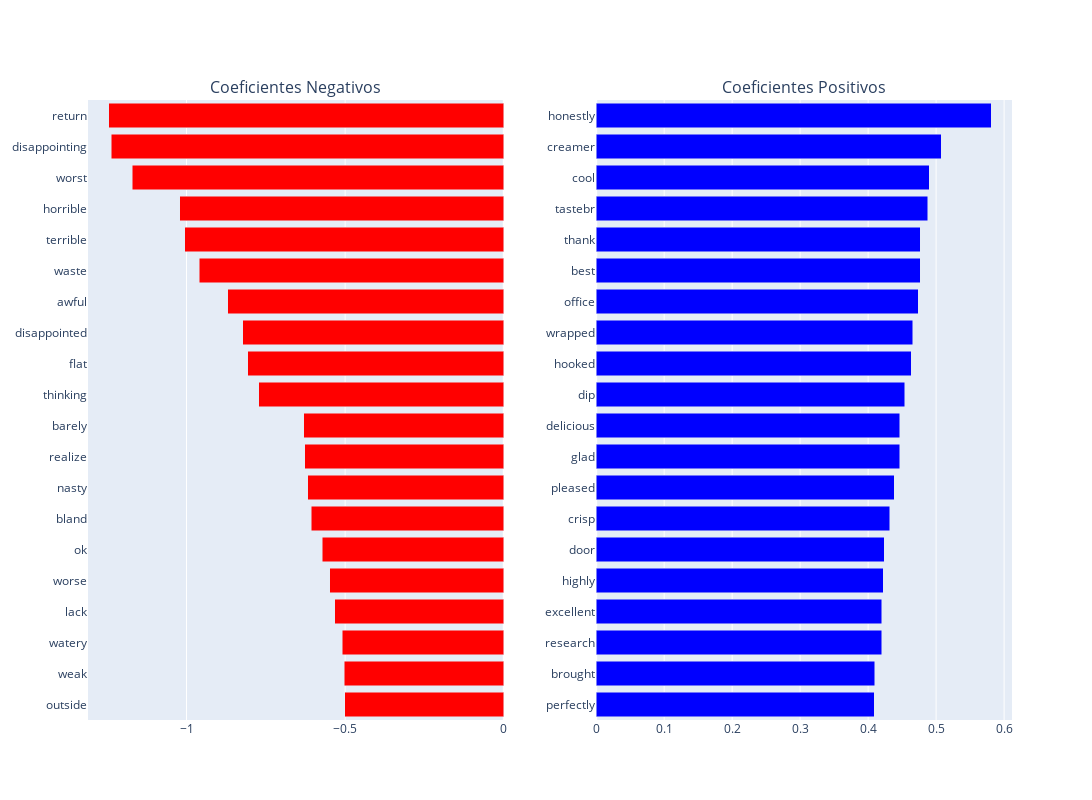
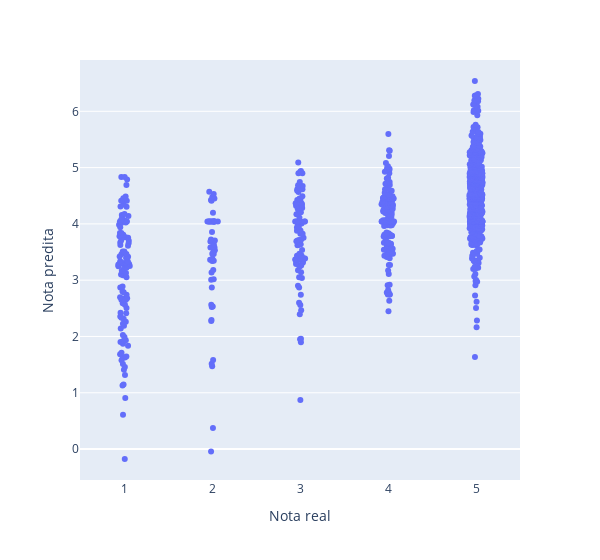

The notebook cell these images were saved under, in order:
### Code cell
# treinando modelo
linear = linear_model.LinearRegression().fit(X_train[:,linear_rfe.support_],y_train)

# plotando maiores coeficientes
plot_coefs(
    features=[i for (i, v) in zip(features, linear_rfe.support_) if v],
    coefs=linear.coef_)

# plotando nota real x nota predita
plot_predict(y_test, y_predict=linear.predict(X_test[:,linear_rfe.support_]))

# salvando resultados
resultados.loc[len(resultados)] = {
    'Method': "Mínimos Quadrados RFE",
    'MSE': mse(linear.predict(X_test[:,linear_rfe.support_]), y_test)}
print('RESULTADOS: ')
display(resultados)

### Figure 1 — Plotly figure (JSON) as saved in the notebook; plotly's stock layout.template omitted (floating-point values rounded to 4 significant figures)
{"data": [{"marker": {"color": "red"}, "name": "Coeficientes Negativos", "orientation": "h", "type": "bar", "x": [-0.5008, -0.5024, -0.5085, -0.5325, -0.5486, -0.5718, -0.6062, -0.6172, -0.628, -0.6301, -0.772, -0.807, -0.8222, -0.8694, -0.9602, -1.005, -1.022, -1.172, -1.237, -1.245], "xaxis": "x", "y": ["outside", "weak", "watery", "lack", "worse", "ok", "bland", "nasty", "realize", "barely", "thinking", "flat", "disappointed", "awful", "waste", "terrible", "horrible", "worst", "disappointing", "return"], "yaxis": "y"}, {"marker": {"color": "blue"}, "orientation": "h", "type": "bar", "x": [0.409, 0.4097, 0.4199, 0.4203, 0.4223, 0.4238, 0.4315, 0.4381, 0.4462, 0.4465, 0.4537, 0.4635, 0.466, 0.4736, 0.4768, 0.4769, 0.488, 0.4896, 0.5078, 0.581], "xaxis": "x2", "y": ["perfectly", "brought", "research", "excellent", "highly", "door", "crisp", "pleased", "glad", "delicious", "dip", "hooked", "wrapped", "office", "best", "thank", "tastebr", "cool", "creamer", "honestly"], "yaxis": "y2"}], "layout": {"annotations": [{"font": {"size": 16}, "showarrow": false, "text": "Coeficientes Negativos", "x": 0.225, "xanchor": "center", "xref": "paper", "y": 1, "yanchor": "bottom", "yref": "paper"}, {"font": {"size": 16}, "showarrow": false, "text": "Coeficientes Positivos", "x": 0.775, "xanchor": "center", "xref": "paper", "y": 1, "yanchor": "bottom", "yref": "paper"}], "barmode": "stack", "height": 800, "showlegend": false, "width": 1200, "xaxis": {"anchor": "y", "domain": [0, 0.45]}, "xaxis2": {"anchor": "y2", "domain": [0.55, 1]}, "yaxis": {"anchor": "x", "domain": [0, 1]}, "yaxis2": {"anchor": "x2", "domain": [0, 1]}}}

### Figure 2 — Plotly figure (JSON) as saved in the notebook; plotly's stock layout.template omitted (floating-point values rounded to 4 significant figures; data arrays with more than 128 entries replaced by an {"elided": "..."} marker saying what was removed)
{"data": [{"alignmentgroup": "True", "boxpoints": "all", "fillcolor": "rgba(255,255,255,0)", "hoveron": "points", "hovertemplate": "Nota real=%{x}<br>Nota predita=%{y}<extra></extra>", "legendgroup": "", "line": {"color": "rgba(255,255,255,0)"}, "marker": {"color": "#636efa"}, "name": "", "offsetgroup": "", "orientation": "v", "pointpos": 0, "showlegend": false, "type": "box", "x": {"elided": "1000 int values"}, "x0": " ", "xaxis": "x", "y": {"elided": "1000 float values"}, "y0": " ", "yaxis": "y"}], "layout": {"boxmode": "group", "legend": {"tracegroupgap": 0}, "margin": {"t": 60}, "width": 600, "xaxis": {"anchor": "y", "domain": [0, 1], "title": {"text": "Nota real"}}, "yaxis": {"anchor": "x", "domain": [0, 1], "title": {"text": "Nota predita"}}}}
